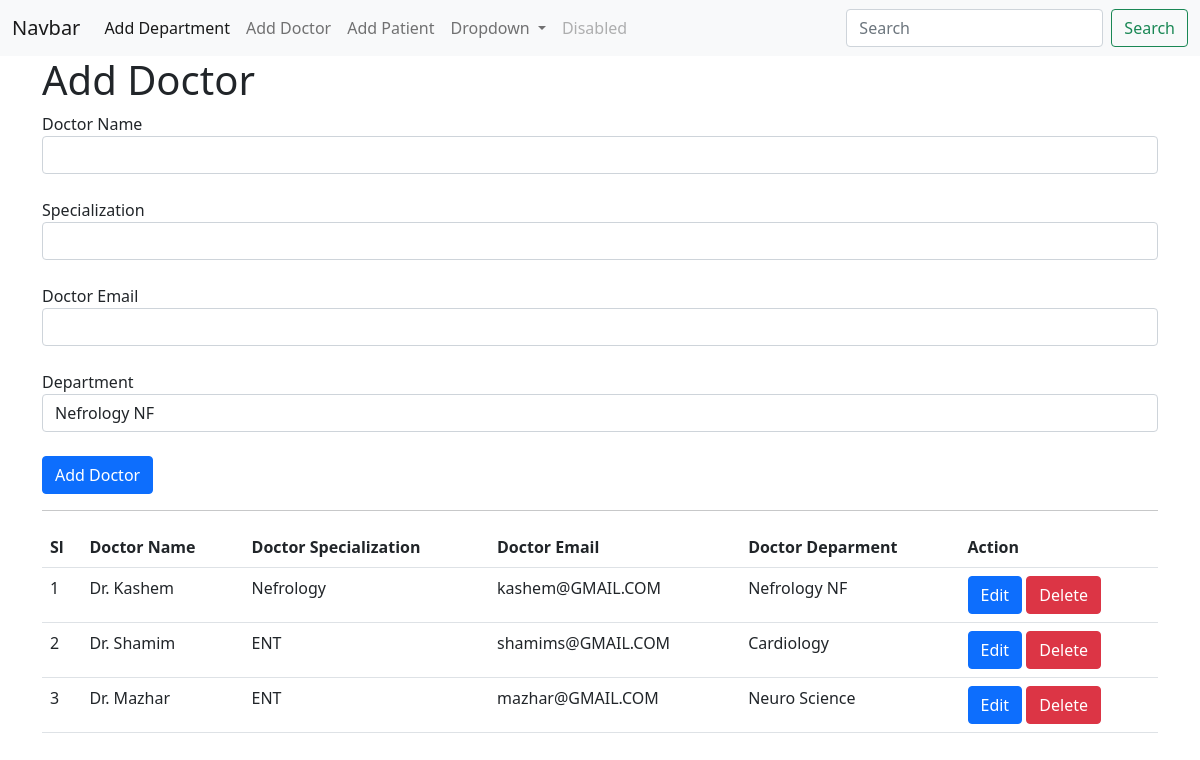
The app's page /addDoctor/ with its own data.
### hospitalManagementApp/models.py (models this page shows, shortened)
class DoctorModel(models.Model):
    name = models.CharField(max_length=250, null=True)
    specialization = models.CharField(max_length=250, null=True)
    email = models.CharField(max_length=250, null=True)
    dept = models.ForeignKey(DepartmentModel, on_delete=models.CASCADE)

class DepartmentModel(models.Model):
    name = models.CharField(max_length=250, null=True)
    def __str__(self):
        return self.name

### hospitalManagementApp/views.py (the view, shortened to what this page needs)
# urls.py: path('addDoctor/', addDoctorPage, name='addDoctor'),
def addDoctorPage(request):
    doctor_data = DoctorModel.objects.all()
    dept_data = DepartmentModel.objects.all()
    context ={
        'dept_data': dept_data ,
        'doctor_data': doctor_data ,
    }
    return render(request, 'pages/addDoctor.html', context)

### hospitalManagementApp/templates/pages/addDoctor.html (shortened to what this page needs)
{% extends 'base/base.html' %}
{% block body %}
<h1>Add Doctor</h1>
<form action="" method="post">
    <label for="">Doctor Name</label><br>
    <input type="text" name="doctor_name" class="form-control"><br>
    <label for="">Specialization</label><br>
    <input type="text" name="specialization" class="form-control"><br>
    <label for="">Doctor Email</label><br>
    <input type="email" name="doctor_email" class="form-control"><br>
    <label for="" >Department</label><br>
    <select class="form-control" name="dept_id" id="">
        {% for d in dept_data %}
        <option value="{{d.id}}">{{d.name}}</option>
         {% endfor %}
    </select><br>
    <input type="submit" value="Add Doctor" class="btn btn-primary">
</form>
<hr>
<table class="table ">
    <tr>
        <th>Sl</th>
        <th>Doctor Name</th>
        <th>Doctor Specialization</th>
        <th>Doctor Email</th>
        <th>Doctor Deparment</th>
        <th>Action</th>
    </tr>
    {% for d in doctor_data %}
    <tr>
        <td>{{forloop.counter}}</td>
        <td>{{d.name}}</td>
        <td>{{d.specialization}}</td>
        <td>{{d.email}}</td>
        <td>{{d.dept}}</td>
        <td>
            <a href="" class="btn btn-primary">Edit</a>
            <a href="" class="btn btn-danger">Delete</a>
        </td>
    </tr>
    {% endfor %}
</table>
{% endblock body %}

### hospitalManagementApp/templates/base/base.html (shortened to what this page needs)
<!doctype html>
<html lang="en">
  <head>
    <link href="https://cdn.jsdelivr.net/npm/bootstrap@5.0.2/dist/css/bootstrap.min.css" rel="stylesheet">
  </head>
  <body>
    {% include 'base/nav.html' %}
    <div class="container">
    {% block body %}
    {% endblock body %}
        </div>
  </body>
</html>

### hospitalManagementApp/templates/base/nav.html (shortened to what this page needs)
<nav class="navbar navbar-expand-lg navbar-light bg-light">
  <div class="container-fluid">
    <a class="navbar-brand" href="#">Navbar</a>
    <div class="collapse navbar-collapse" id="navbarSupportedContent">
      <ul class="navbar-nav me-auto mb-2 mb-lg-0">
        <li class="nav-item">
          <a class="nav-link active" aria-current="page" href="{% url 'addDepartment' %}">Add Department</a>
        </li>
        <li class="nav-item">
          <a class="nav-link" href="{% url 'addDoctor' %}">Add Doctor</a>
        </li>
        <li class="nav-item">
          <a class="nav-link" href="{% url 'addPatient' %}">Add Patient</a>
        </li>
        <li class="nav-item dropdown">
          <a class="nav-link dropdown-toggle" href="#" id="navbarDropdown" role="button" data-bs-toggle="dropdown" aria-expanded="false">
            Dropdown
          </a>
        </li>
        <li class="nav-item">
          <a class="nav-link disabled" href="#" tabindex="-1" aria-disabled="true">Disabled</a>
        </li>
      </ul>
      <form class="d-flex">
        <input class="form-control me-2" type="search" placeholder="Search" aria-label="Search">
        <button class="btn btn-outline-success" type="submit">Search</button>
      </form>
    </div>
  </div>
</nav>

### records on screen
DoctorModel: name "Dr. Kashem", specialization "Nefrology", email "kashem@GMAIL.COM", dept "Nefrology NF"
DoctorModel: name "Dr. Shamim", specialization "ENT", email "shamims@GMAIL.COM", dept "Cardiology"
DoctorModel: name "Dr. Mazhar", specialization "ENT", email "mazhar@GMAIL.COM", dept "Neuro Science"

### other values on screen
form field dept_id "Nefrology NF"
